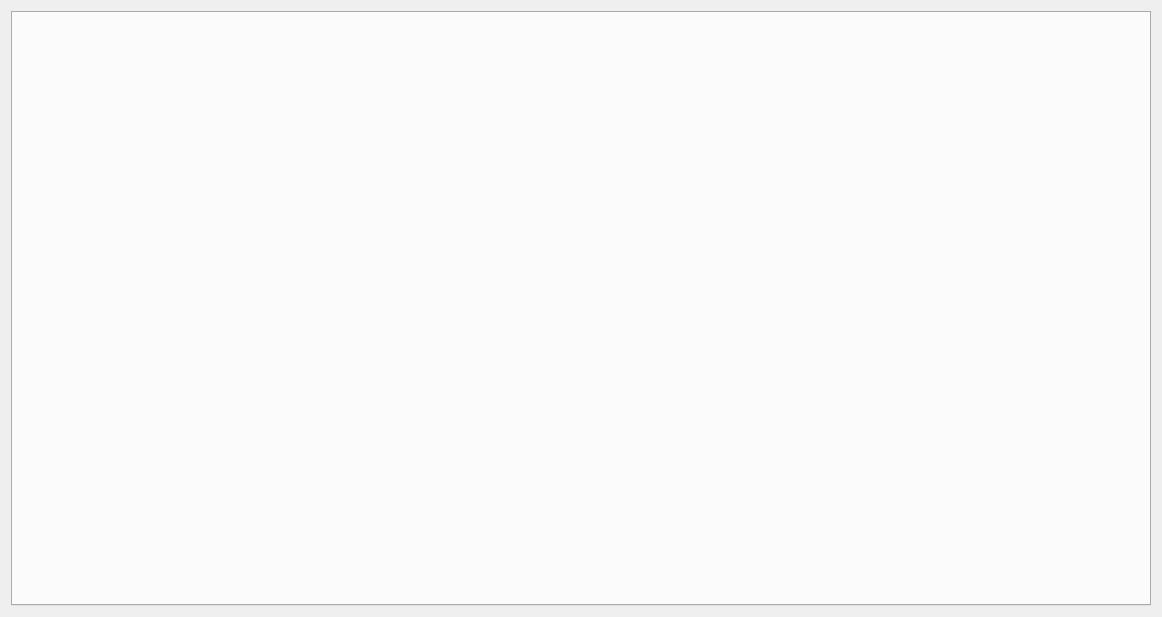
<?xml version="1.0" encoding="UTF-8"?>
<ui version="4.0">
 <class>StudentDialog</class>
 <widget class="QDialog" name="StudentDialog">
  <property name="geometry">
   <rect>
    <x>0</x>
    <y>0</y>
    <width>1162</width>
    <height>617</height>
   </rect>
  </property>
  <property name="minimumSize">
   <size>
    <width>1162</width>
    <height>617</height>
   </size>
  </property>
  <property name="maximumSize">
   <size>
    <width>1162</width>
    <height>617</height>
   </size>
  </property>
  <property name="baseSize">
   <size>
    <width>1162</width>
    <height>617</height>
   </size>
  </property>
  <property name="windowTitle">
   <string>Dialog</string>
  </property>
  <layout class="QVBoxLayout" name="verticalLayout">
   <item>
    <widget class="QTabWidget" name="tabStudent"/>
   </item>
  </layout>
 </widget>
 <resources/>
 <connections/>
</ui>
